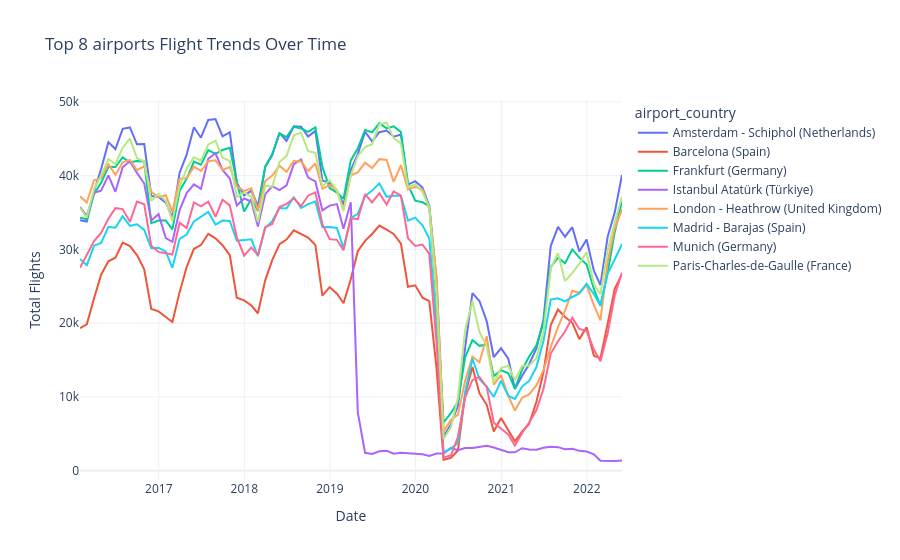

The code cell stored with this chart in its notebook:
### Markdown cell above
### 3.10 Which airports are most affected by Covid-19 flights?

### Code cell
top_8_airports = (
    df.groupby("airport_country")["total_flights"]
    .sum()
    .nlargest(8)
    .index
)

filtered_df = df[
    df["airport_country"].isin(top_8_airports)
]

monthly_airpot_country = (
    filtered_df.groupby(
        ["airport_country",
         pd.Grouper(
             key="FLT_DATE",
             freq="ME"
         )]
    )["total_flights"]
    .sum()
    .reset_index()
)

fig = px.line(
    monthly_airpot_country,
    x="FLT_DATE",
    y="total_flights",
    color="airport_country",
    title="Top 8 airports Flight Trends Over Time",
    
    hover_data={
        "airport_country": True,
        "FLT_DATE": False,
        "total_flights": ":,.0f"
    }
)

fig.update_layout(
    xaxis_title="Date",
    yaxis_title="Total Flights",
    template="plotly_white",
    hovermode="x unified"
)

fig.show()

filepath = os.path.join(
    "plots",
    "top8_airports_flights.html"
)

fig.write_html(filepath)
